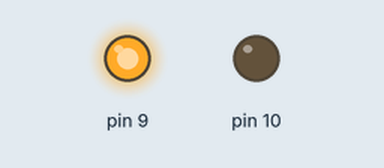
This sketch was run on a simulated Arduino Uno, built with avr-gcc and run on an emulated ATmega328P. Shown: output pins drawn as LEDs (lit = HIGH).

Above: at 0.2 s.
At 6.0 s:
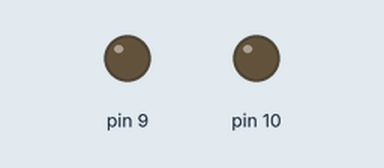
At 8.0 s:
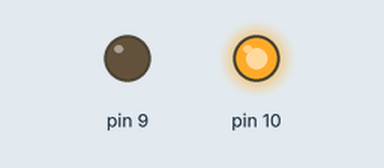
Timing chart, 0 to 15.6 s (numbered marks = the images above):
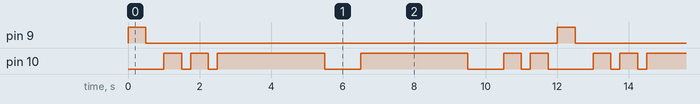

The sketch:

ArduinoBlinkProject.ino
```cpp
void setup() {
  pinMode(9, OUTPUT);
  pinMode(10, OUTPUT);
}
void loop() {
  digitalWrite(9, HIGH);
  delay(500);
  digitalWrite(9, LOW);
  delay(500);
  blinkSOS();
}
void blinkSOS(){
  for(int i=0;i<2;i++){
    digitalWrite(10, HIGH);
    delay(500);
    digitalWrite(10, LOW);
    delay(250);
  }
  for(int i=0;i<2;i++){
    digitalWrite(10, HIGH);
    delay(3000);
    digitalWrite(10, LOW);
    delay(1000);
  }
  for(int i=0;i<2;i++){
    digitalWrite(10, HIGH);
    delay(500);
    digitalWrite(10, LOW);
    delay(250);
  }
}
```

Measured:
- by itself, pin 9: alternates HIGH for 0.50 s and LOW for 11.5 s
- by itself, pin 10: repeats every 12.0 s: LOW 0.25 s, HIGH 0.50 s, LOW 0.25 s, 2 × (HIGH 3.0 s, LOW 1.0 s), HIGH 0.50 s, LOW 0.25 s, HIGH 0.50 s, LOW 1.3 s, HIGH 0.50 s
- by itself, everything shown: repeats every 12.0 s, in 14 steps
